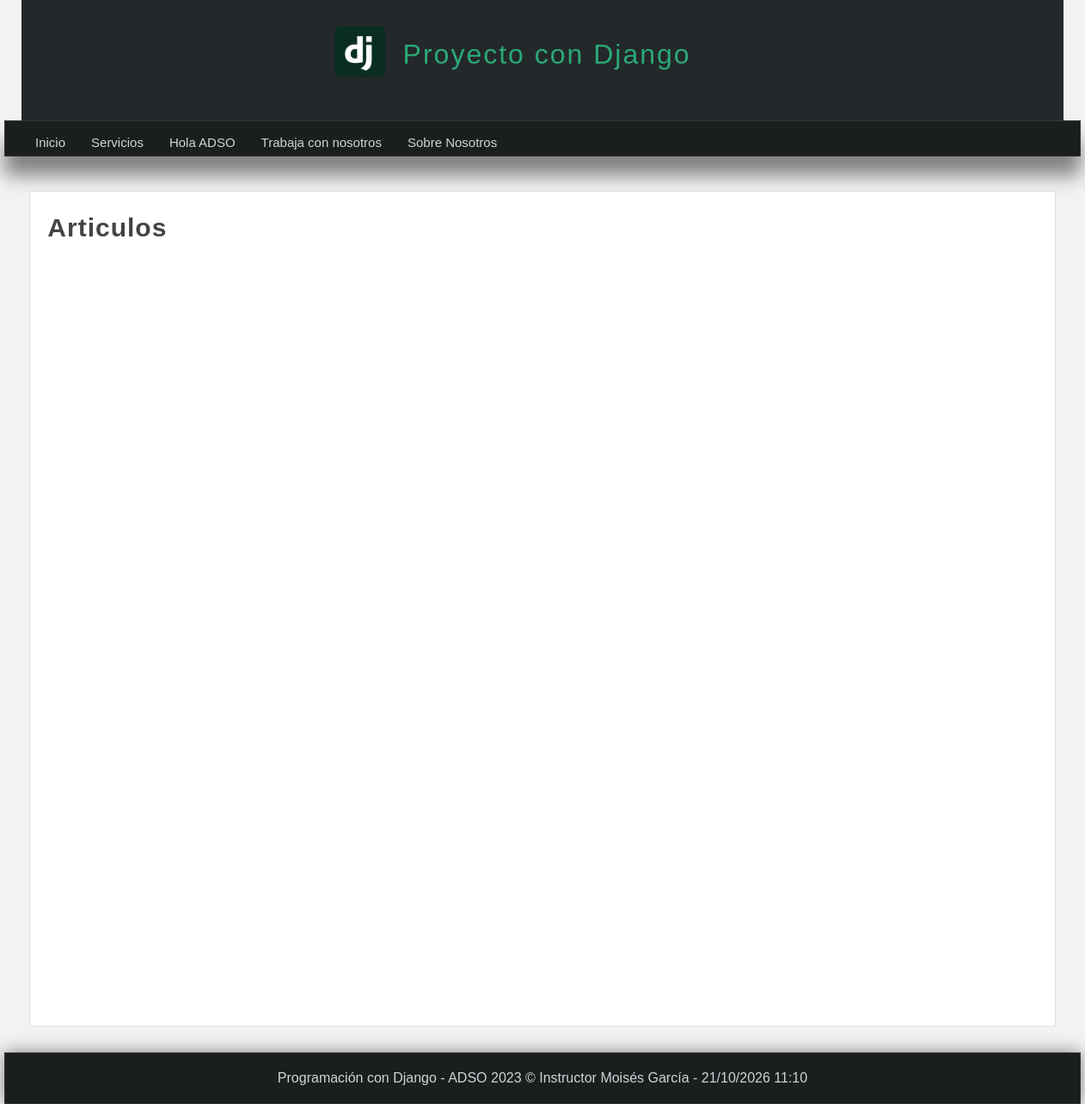
/articulos/, run on an earlier commit of the app's database.
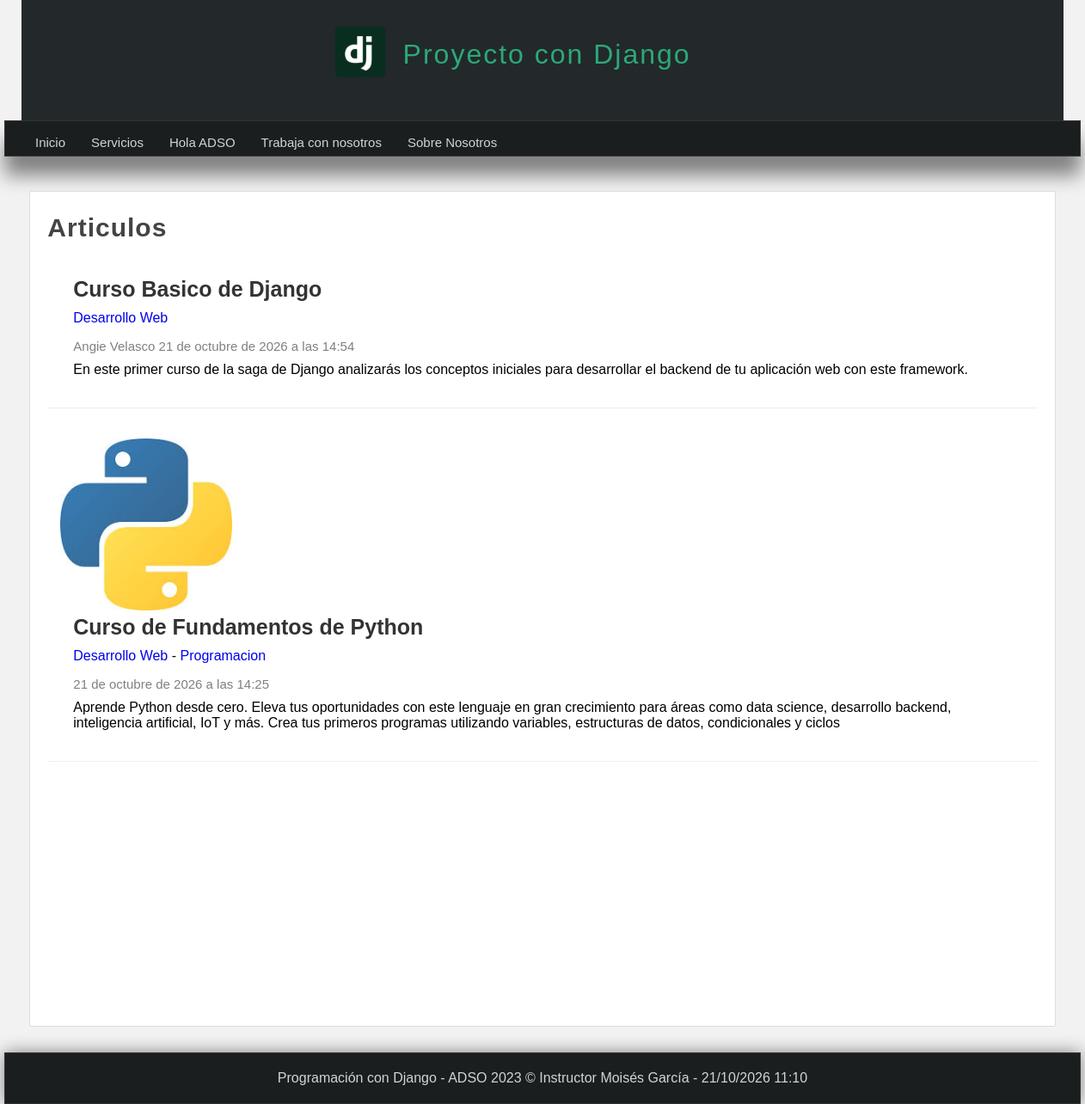
And on a later commit of the database.
### pages/models.py (models this page shows, shortened)
class Page(models.Model):
    title = models.CharField(max_length=150, verbose_name="Título")
    content = RichTextField(verbose_name="Contenido")
    slug = models.CharField(unique=True, max_length=150, verbose_name="URL amigable")
    visible = models.BooleanField(verbose_name="¿Visible?")
    order = models.IntegerField(default=0, verbose_name="Orden") # <-- Agrega este campo
    created_at = models.DateTimeField(auto_now_add=True, verbose_name="Creado el")
    updated_at = models.DateTimeField(auto_now=True, verbose_name="Actualizado el")
    class Meta:
        verbose_name = "Página"
        verbose_name_plural = "Páginas"
        ordering = ['order', 'title'] # <-- Esto ordena por el campo orden por defecto

### blog/models.py (models this page shows, shortened)
class Article(models.Model):
    title = models.CharField(max_length=150, verbose_name='Título')
    content = RichTextField(verbose_name='Contenido')
    image = models.ImageField(default='null', verbose_name='Imagen', upload_to="articles")
    public = models.BooleanField(verbose_name='¿Publicado?')
    user = models.ForeignKey(User, verbose_name='Usuario', on_delete=models.CASCADE, null=True, blank=True)
    categories = models.ManyToManyField(Category, verbose_name='Categorías', blank=True)
    created_at = models.DateTimeField(auto_now_add=True, verbose_name='Creado el')
    updated_at = models.DateTimeField(auto_now=True, verbose_name='Editado el')
    class Meta:
        verbose_name = 'Artículo'
        verbose_name_plural = 'Artículos'
        ordering = ['-created_at']

class Category(models.Model):
    name = models.CharField(max_length=100, verbose_name='Nombre')
    description = models.CharField(max_length=225, verbose_name='Descripción')
    created_at = models.DateTimeField(auto_now_add=True, verbose_name='Creado el')
    class Meta:  # <-- Con la sangría correcta dentro de Category
        verbose_name = 'Categoría'
        verbose_name_plural = 'Categorías'
    def __str__(self):
        return self.name

### blog/views.py (the view)
# urls.py: path('articulos/', views.list, name='list_articles'),
def list(request):
    articles = Article.objects.all()
    return render(request, 'articles/list.html', {
        'title' : 'Articulos',
        'articles' : articles
    })

### pages/context_processors.py (called while the page is built)
def get_pages(request):
    pages = Page.objects.filter(visible=True).order_by('order')
    return {
        'pages': pages
    }

### blog/templates/articles/list.html (shortened to what this page needs)
{% extends 'layouts/layout.html' %}
{% block content %}
<h1 class="title">{{ title }}</h1>
 {% for article in articles %}
        <article class="article-item">
            {% if article.image != 'null' and article.image.url|length >= 1 %}
                <div class="image">
                    <img src="{{article.image.url}}"/>
                </div>
            {% endif %}
            <div class="data">
                <h2>{{article.title}}</h2>
                <p>
                    {% for category in article.categories.all%}
                        <a href="#"> {{category}} </a>
                        {%if forloop.counter < article.categories.all|length%}
                        {{'-'}}
                        {%endif%}
                        {% endfor %}
                </p>
                <span class="date">
                    {{article.user.first_name}} {{article.user.last_name}}
                    {{article.created_at}}</span>
                <p>
                    {{article.content|safe}}
                </p>
            </div>
        </article>
    {% endfor %}
{% endblock %}

### mainapp/templates/layouts/layout.html (shortened to what this page needs)
{% load static %}
<!DOCTYPE html>
<html>
<html lang="es">
<head>
    {% load static %}
    <link rel="stylesheet" type="text/css" href="{% static 'css/styles.css' %}"/>
</head>
<body>
    <header>
        <div id="logotipo">
            <img src="{% static 'images/icono.png' %}" />
            <h1>Proyecto con Django </h1>
        </div>
    </header>
    <nav>
    <ul>
        <li>
            <a href="{% url 'index' %}">Inicio</a>
        </li>
        {% for page in pages %}
            <li>
                <a href="{% url 'page' page.slug %}">{{ page.title }}</a>
            </li>
        {% endfor %}
    </ul>
</nav>
<div id="content">
    <div class="box">
        {% block content %}{% endblock %}
    </div>
</div>
    <footer>
        Programación con Django - ADSO 2023 &copy; Instructor Moisés García - {% now "d/m/Y h:m" %}
    </footer>
</body>
</html>

### mainapp/static/css/styles.css (style rules this page uses)
* { margin: 0px; padding: 0px; font-family: Arial, Helvetica, sans-serif; text-decoration: none; }
p, h2, h3, ul { margin-top: 5px; margin-bottom: 5px; }
ul,ol { margin-left: 20px; margin-bottom: 10px; }
body { background-color: #f2f2f2; }
header { width: 1212px; height: 140px; background-color: #23282b; margin: 0px auto; }
#logotipo { width: 40%; height: 130px; margin: 0px auto; padding-top: 10px; }
#logotipo img { display: block; width: 60px; float: left; margin-top: 20px; }
#logotipo h1 { display: block; float: left; margin-top: 35px; margin-left: 20px; letter-spacing: 2px; font-weight: lighter; color: #2ba977; }
nav { width: 1250px; height: 40px; background-color: #1b1e1f; border: 1px solid #333333; margin: 0 auto; box-shadow: 0px 22px 22px gray; font-size: 15px; }
nav ul { list-style: none; text-decoration: 40px; }
nav ul li { line-height: 40px; float: left; }
nav ul li a { display: block; padding-left: 15px; padding-right: 15px; color: #d1d4d6; }
#content { width: 1212px; min-height: 930px; margin: 0 auto; margin-bottom: 30px; margin-top: 40px; }
.box { background: white; min-height: 930px; width: 95%; padding: 20px; border: 1px solid #ddd; border-radius: 2px; margin: 0 auto; }
.title { color: #444; letter-spacing: 1px; font-size: 30px; margin-bottom: 10px; margin-top: 5px; }
.date { display: block; margin-top: 15px; margin-bottom: 15px; color: gray; }
.article-item { margin-bottom: 20px; margin-top: 20px; padding: 15px; border-bottom: 1px solid #eee; clear:both; }
.article-item .image { width: 200px; height: 200px; float: left; overflow: hidden; display: flex; justify-content: center; align-items: center; }
.article-item .image img { width: 100%; height: 100%; object-fit: cover; object-position: center; }
.article-item .data { float: left; padding: 15px; padding-top: 0px; }
.article-item h2 { display: block; font-size: 25px; color: #333333; margin-bottom: 10px; }
.article-item span.date { display: block; font-size: 15px; color: gray; margin-bottom: 10px; }
footer { width: 1250px; background-color: #1b1e1f; border: 1px solid #333333; color: #d1d4d6; text-align: center; padding-top: 20px; margin: 0 auto; padding-bottom: 20px; box-shadow: 0px 0px 20px gray; }

What changed in the data, as far as the page shows it:
added Article: title "Curso Basico de Django", user.first_name "Angie", user.last_name "Velasco", created_at "21 de octubre de 2026 a las 14:54", content "En este primer curso de la saga de Django analizarás los conceptos iniciales para desarrollar el backend de tu aplicación web con este framework."
added Category: name "Desarrollo Web", value "-"
added Article: image (picture), title "Curso de Fundamentos de Python", created_at "21 de octubre de 2026 a las 14:25", content "Aprende Python desde cero. Eleva tus oportunidades con este lenguaje en gran crecimiento para áreas como data science, desarrollo backend, inteligencia artificial, IoT y más. Crea tus primeros programas utilizando variables, estructuras de datos, condicionales y ciclos"
added Category: name "Programacion", shown under "Curso de Fundamentos de Python"
